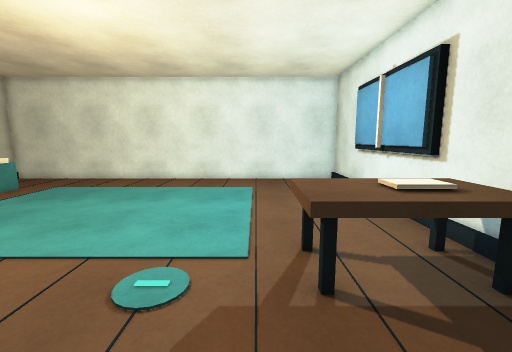
view 1 (above)

12 first-person views from a walk through a scene from a Unity 3-D project. The camera is 1.4 m above the floor, tilts 8° down and sees 90° across. The floor is counted in squares, 0.5 m on a side. Each view is taken from the middle of a square. On the plan, view 1 faces up. The plan holds only what a view shows up to about 19 squares ahead; the rest is blank. The player is left out.

view 2
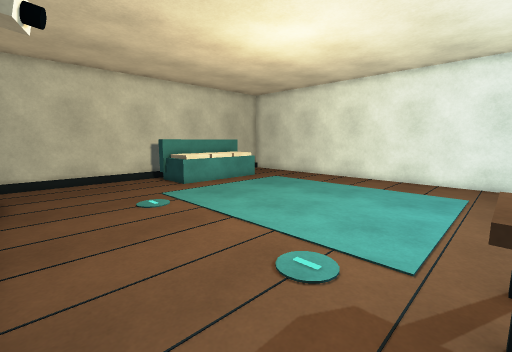

view 3
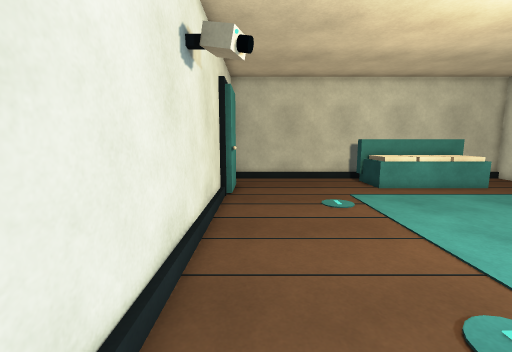

view 4
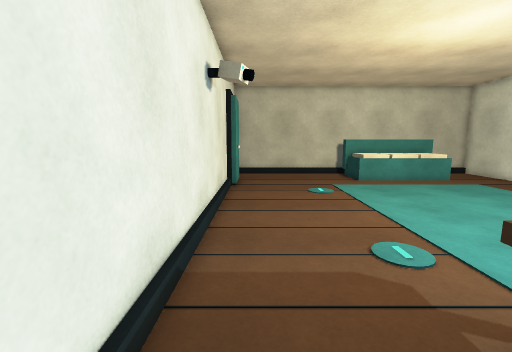

view 5
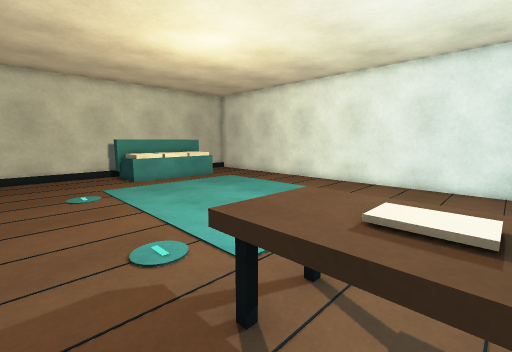

view 6
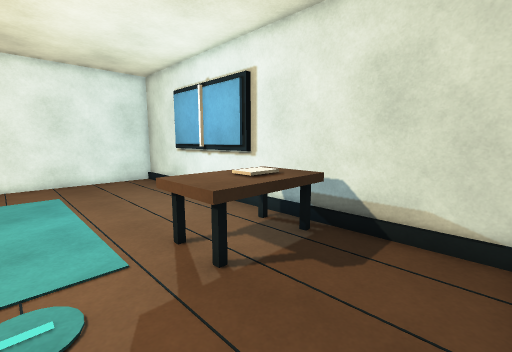

view 7
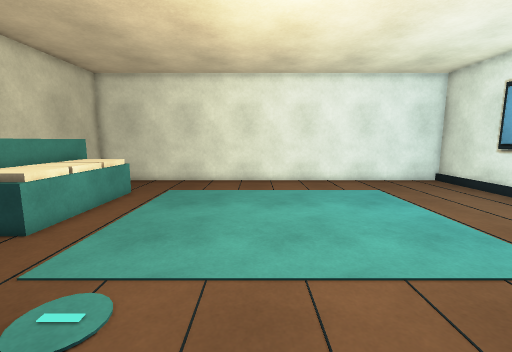

view 8
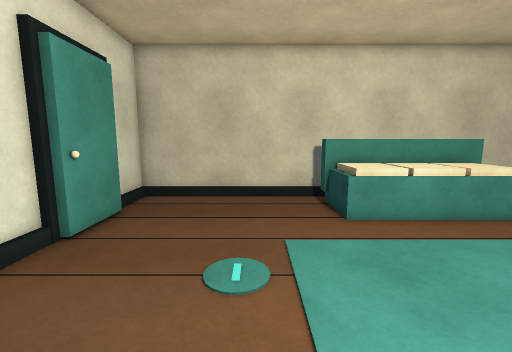

view 9
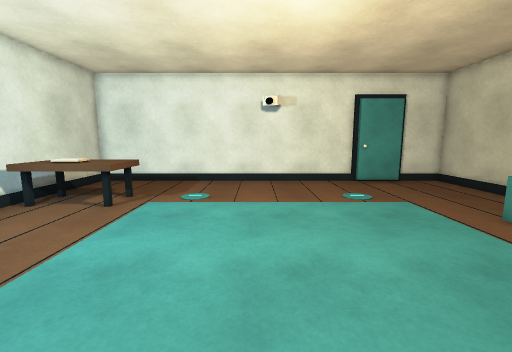

view 10
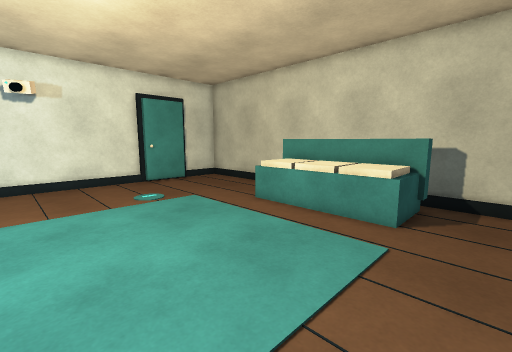

view 11
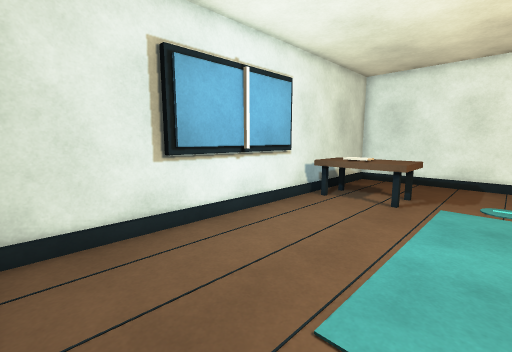

view 12
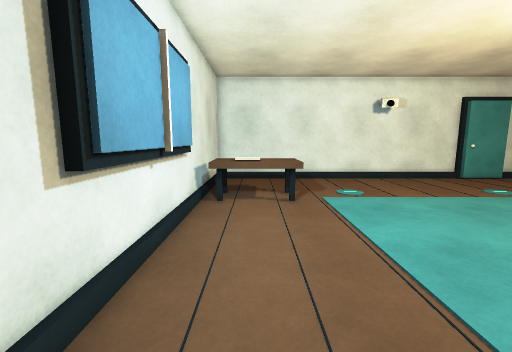

### Floor plan
Key: @ floor where view 1 was taken; # wall or solid block; . floor; ^ raised ledge.
Columns run from 18 left of view 1 to 6 right of it. Each row starts with its distance up from view 1.
 19 #########################
 18 #.......................#
 17 #.......................#
 16 #.......................#
 15 ###.....................#
 14 ###^^..................##
 13   #^^..................##
 12   #^^..................##
 11   #^^..................##
 10   #^^..................##
  9 ###^^..................##
  8 ###^^..................##
  7 #...................^^^##
  6 #..................^^^^^#
  5 #..................^^^^^#
  4 #..................^^^^^#
  3 #.......................#
  2 #.......................#
  1 #.......................#
  0 #..####...........@.....#
 -1 ####  ###################

Positions as (right, up) in squares from view 1, and headings:
1: (0, 0), facing up
2: (1, 0), facing up-left
3: (1, 1), facing left
4: (4, 1), facing left
5: (4, 2), facing up-left
6: (-2, 0), facing up-right
7: (-7, 1), facing up
8: (-5, 5), facing left
9: (-5, 17), facing down
10: (-5, 17), facing down-left
11: (-2, 18), facing down-right
12: (3, 18), facing down
